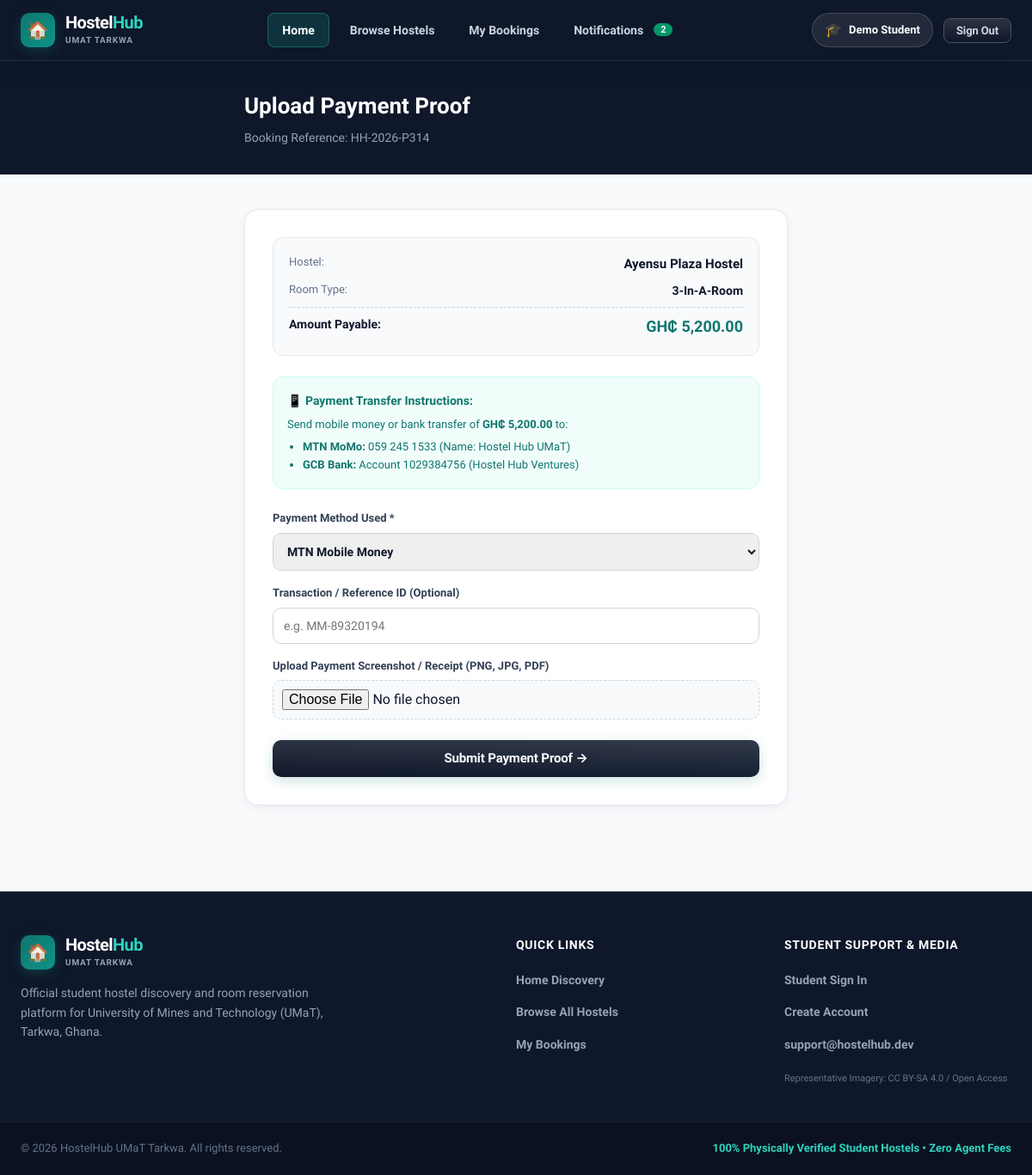
The app's page /payment.php?booking_id=2 (signed in) with its own data.
### tables this page shows
CREATE TABLE `students` (
  `id` INT AUTO_INCREMENT PRIMARY KEY,
  `name` VARCHAR(100) NOT NULL,
  `email` VARCHAR(120) NOT NULL UNIQUE,
  `password_hash` VARCHAR(255) NOT NULL,
  `phone` VARCHAR(30) NOT NULL,
  `student_index` VARCHAR(50) DEFAULT '',
  `institution` VARCHAR(120) DEFAULT 'University of Mines and Technology (UMaT)',
  `faculty` VARCHAR(100) DEFAULT 'Faculty of Engineering',
  `department` VARCHAR(100) DEFAULT 'Mining Engineering',
  `level` VARCHAR(50) DEFAULT 'Level 300',
  `created_at` DATETIME DEFAULT CURRENT_TIMESTAMP
);

CREATE TABLE `bookings` (
  `id` INT AUTO_INCREMENT PRIMARY KEY,
  `booking_reference` VARCHAR(50) NOT NULL UNIQUE,
  `student_id` INT NOT NULL,
  `hostel_id` INT NOT NULL,
  `room_id` INT DEFAULT NULL,
  `room_type` VARCHAR(50) NOT NULL,
  `amount` DECIMAL(10,2) NOT NULL,
  `status` ENUM('pending', 'confirmed', 'cancelled') NOT NULL DEFAULT 'pending',
  `payment_status` ENUM('unpaid', 'pending_verification', 'paid') NOT NULL DEFAULT 'unpaid',
  `payment_method` VARCHAR(50) DEFAULT 'MTN Mobile Money',
  `payment_proof` VARCHAR(255) DEFAULT NULL,
  `transaction_ref` VARCHAR(100) DEFAULT NULL,
  `check_in_period` VARCHAR(50) DEFAULT '2026/2027 Academic Year',
  `created_at` DATETIME DEFAULT CURRENT_TIMESTAMP,
  FOREIGN KEY (`student_id`) REFERENCES `students`(`id`) ON DELETE CASCADE,
  FOREIGN KEY (`hostel_id`) REFERENCES `hostels`(`id`) ON DELETE CASCADE
);

CREATE TABLE `hostels` (
  `id` INT AUTO_INCREMENT PRIMARY KEY,
  `location_id` INT DEFAULT NULL,
  `name` VARCHAR(120) NOT NULL,
  `location_name` VARCHAR(100) NOT NULL,
  `address` VARCHAR(255) NOT NULL,
  `price_per_year` DECIMAL(10,2) NOT NULL,
  `distance_km` DECIMAL(4,2) DEFAULT 1.00,
  `maps_url` TEXT,
  `facilities` TEXT COMMENT 'Comma separated list of facilities',
  `description` TEXT,
  `photos` TEXT COMMENT 'Comma separated list of image URLs',
  `is_published` TINYINT(1) DEFAULT 1,
  `created_at` DATETIME DEFAULT CURRENT_TIMESTAMP,
  FOREIGN KEY (`location_id`) REFERENCES `locations`(`id`) ON DELETE SET NULL
);

### includes/auth.php (called while the page is built, shortened)
<?php
function get_logged_in_student() {
    $db = getDB();
    $stmt = $db->prepare("SELECT id, name, email, phone, student_index, institution, faculty, department, level, created_at FROM students WHERE id = :id");
    $stmt->execute([':id' => $_SESSION['student_id']]);
    return $stmt->fetch() ?: null;
}

### includes/functions.php (called while the page is built, shortened)
<?php
function format_currency($amount) {
    return 'GH₵ ' . number_format((float)$amount, 2);
}
function sanitize($data) {
    return htmlspecialchars(trim((string)$data), ENT_QUOTES, 'UTF-8');
}
function get_unread_notifications_count($student_id) {
    $db = getDB();
    $stmt = $db->prepare("SELECT COUNT(*) AS cnt FROM notifications WHERE student_id = :sid AND is_read = 0");
    $stmt->execute([':sid' => $student_id]);
    $res = $stmt->fetch();
    return (int)($res['cnt'] ?? 0);
}

### payment.php (the view, shortened to what this page needs)
<?php
require_once __DIR__ . '/includes/header.php';
require_once __DIR__ . '/includes/navbar.php';
$student = get_logged_in_student();
$db = getDB();
$bookingId = isset($_REQUEST['booking_id']) ? (int)$_REQUEST['booking_id'] : 0;
$stmt = $db->prepare("SELECT b.*, h.name as hostel_name FROM bookings b JOIN hostels h ON b.hostel_id = h.id WHERE b.id = :id AND b.student_id = :sid");
$stmt->execute([':id' => $bookingId, ':sid' => $student['id']]);
$booking = $stmt->fetch();
?>
<div style="background: #0F172A; color: #FFFFFF; padding: 32px 0;">
  <div class="container" style="max-width: 680px; margin: 0 auto; padding: 0 24px;">
    <h1 style="font-size: 26px; font-weight: 900;">Upload Payment Proof</h1>
    <p style="color: #94A3B8; font-size: 14px; margin-top: 4px;">Booking Reference: <?= sanitize($booking['booking_reference']) ?></p>
  </div>
</div>
<main style="padding: 40px 0; background: #F8FAFC; min-height: 75vh;">
  <div class="container" style="max-width: 680px; margin: 0 auto; padding: 0 24px;">
    <div style="background: #FFFFFF; border: 1px solid #E2E8F0; border-radius: 16px; padding: 32px; box-shadow: 0 4px 12px rgba(15,23,42,0.05);">
      <div style="background: #F8FAFC; border: 1px solid #E2E8F0; border-radius: 12px; padding: 18px; margin-bottom: 24px;">
        <div style="display: flex; justify-content: space-between; margin-bottom: 8px;">
          <span style="font-size: 13px; color: #64748B;">Hostel:</span>
          <strong style="font-size: 15px; color: #0F172A;"><?= sanitize($booking['hostel_name']) ?></strong>
        </div>
        <div style="display: flex; justify-content: space-between; margin-bottom: 8px;">
          <span style="font-size: 13px; color: #64748B;">Room Type:</span>
          <strong style="font-size: 14px; color: #0F172A; text-transform: capitalize;"><?= sanitize($booking['room_type']) ?></strong>
        </div>
        <div style="display: flex; justify-content: space-between; padding-top: 8px; border-top: 1px dashed #CBD5E1;">
          <span style="font-size: 14px; font-weight: 700; color: #0F172A;">Amount Payable:</span>
          <strong style="font-size: 18px; font-weight: 900; color: #0F766E;"><?= format_currency($booking['amount']) ?></strong>
        </div>
      </div>
      <div style="background: #F0FDFA; border: 1px solid #CCFBF1; border-radius: 12px; padding: 16px; margin-bottom: 24px; font-size: 13px; color: #0F766E; line-height: 1.6;">
        <strong style="display: block; font-size: 14px; margin-bottom: 6px;">📱 Payment Transfer Instructions:</strong>
        Send mobile money or bank transfer of <strong><?= format_currency($booking['amount']) ?></strong> to:
        <ul style="margin: 6px 0 0 18px;">
          <li><strong>MTN MoMo:</strong> 059 245 1533 (Name: Hostel Hub UMaT)</li>
          <li><strong>GCB Bank:</strong> Account 1029384756 (Hostel Hub Ventures)</li>
        </ul>
      </div>
      <form action="<?= BASE_URL ?>payment.php" method="POST" enctype="multipart/form-data">
        <div style="margin-bottom: 16px;">
          <label style="display: block; font-size: 13px; font-weight: 700; color: #334155; margin-bottom: 6px;">Payment Method Used *</label>
          <select name="payment_method" style="width: 100%; padding: 12px; border: 1px solid #CBD5E1; border-radius: 10px; font-size: 14px; font-weight: 600;">
            <option value="MTN Mobile Money">MTN Mobile Money</option>
          </select>
        </div>
        <div style="margin-bottom: 16px;">
          <label style="display: block; font-size: 13px; font-weight: 700; color: #334155; margin-bottom: 6px;">Transaction / Reference ID (Optional)</label>
          <input type="text" name="transaction_ref" placeholder="e.g. MM-89320194" style="width: 100%; padding: 12px; border: 1px solid #CBD5E1; border-radius: 10px; font-size: 14px; outline: none;">
        </div>
        <div style="margin-bottom: 24px;">
          <label style="display: block; font-size: 13px; font-weight: 700; color: #334155; margin-bottom: 6px;">Upload Payment Screenshot / Receipt (PNG, JPG, PDF)</label>
          <input type="file" name="proof_file" accept=".jpg,.jpeg,.png,.pdf" style="width: 100%; padding: 10px; border: 1px dashed #CBD5E1; border-radius: 10px; background: #F8FAFC; cursor: pointer;">
        </div>
        <button type="submit" class="btn btn-primary" style="width: 100%; padding: 14px; font-size: 15px; font-weight: 700; border-radius: 10px;">
          Submit Payment Proof →
        </button>
      </form>
    </div>
  </div>
</main>
<?php require_once __DIR__ . '/includes/footer.php'; ?>

### includes/navbar.php (shortened to what this page needs)
<?php
require_once __DIR__ . '/auth.php';
require_once __DIR__ . '/functions.php';
$student = get_logged_in_student();
$unread = $student ? get_unread_notifications_count($student['id']) : 0;
$activePage = $active_page ?? 'home';
?>
<header class="app-header">
  <div class="header-inner container">
    <a href="<?= BASE_URL ?>index.php" class="brand">
      <div class="brand-icon">🏠</div>
      <div class="brand-text">
        <span class="brand-title">Hostel<span class="brand-accent">Hub</span></span>
        <span class="brand-subtitle">UMaT Tarkwa</span>
      </div>
    </a>
    <nav class="nav-links">
      <a href="<?= BASE_URL ?>index.php" class="nav-link <?= $activePage === 'home' ? 'active' : '' ?>">
        <span>Home</span>
      </a>
      <a href="<?= BASE_URL ?>hostels.php" class="nav-link <?= $activePage === 'hostels' ? 'active' : '' ?>">
        <span>Browse Hostels</span>
      </a>
      <?php if ($student): ?>
        <a href="<?= BASE_URL ?>bookings.php" class="nav-link <?= $activePage === 'bookings' ? 'active' : '' ?>">
          <span>My Bookings</span>
        </a>
        <a href="<?= BASE_URL ?>notifications.php" class="nav-link <?= $activePage === 'notifications' ? 'active' : '' ?>">
          <span>Notifications</span>
          <?php if ($unread > 0): ?>
            <span class="nav-badge"><?= $unread ?></span>
          <?php endif; ?>
        </a>
      <?php endif; ?>
    </nav>
    <div class="header-actions">
      <?php if ($student): ?>
        <div class="user-menu">
          <a href="<?= BASE_URL ?>profile.php" class="user-pill" title="View Student Profile">
            <span class="user-avatar">🎓</span>
            <span class="user-name"><?= sanitize($student['name']) ?></span>
          </a>
          <a href="<?= BASE_URL ?>logout.php" class="btn btn-outline btn-sm btn-logout">Sign Out</a>
        </div>
      <?php else: ?>
        <a href="<?= BASE_URL ?>login.php" class="btn btn-ghost">Sign In</a>
        <a href="<?= BASE_URL ?>register.php" class="btn btn-primary">Create Account</a>
      <?php endif; ?>
    </div>
  </div>
</header>

### records on screen
students: name "Demo Student"
bookings: booking_reference "HH-2026-P314", hostel.name "Ayensu Plaza Hostel", room_type "3-In-A-Room", amount "GH₵ 5,200.00"

### other values on screen
$unread "2"
